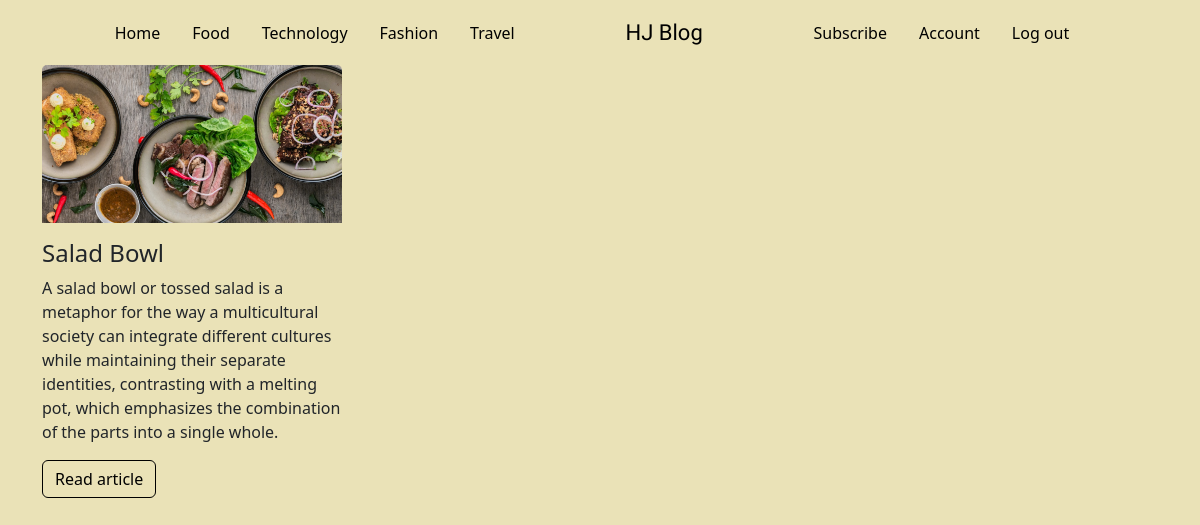
Screenshot of /categories/Food with the database file from the repository.
### app/models.py (models this page shows, shortened)
class Posts(db.Model):
  id=db.Column(db.Integer,primary_key=True)
  title=db.Column(db.String,nullable=False)
  description=db.Column(db.String,nullable=False)
  content=db.Column(db.String,nullable=False)
  blog_image=db.Column(db.String,nullable=False,)
  category= db.Column(db.String,nullable=False)
  date_created = db.Column(db.DateTime, nullable=False, default=datetime.utcnow)
  user_id = db.Column(db.Integer, db.ForeignKey('user.id'), nullable=False)
  comments = db.relationship('Comments',backref = 'posts',passive_deletes = True)

### app/posts/routes.py (the view)
@posts.route('/categories/<category>')
def categories(category):
    posts = Posts.query.filter_by(category=category)
    for post in posts:
        image_file= url_for('static',filename='posts/'+post.blog_image)
        post.blog_image= image_file
    return render_template('categories.html', posts=posts)

### app/templates/categories.html
{% extends 'layout.html' %}
{% block body %}
<div class="container">
  <div class="row">
    {% for post in posts %}
    <div class="col-md-4">
        <div class="card mx card-border" style="width:300px">
          <img class="card-img-top" src="{{post.blog_image}}" alt="Card image" style="width:100%">
          <div class="card-body mx-0 px-0">
            <h4 class="card-title mx-0 px-0">{{post.title}}</h4>
            <p class="card-text">{{post.description}}</p>
            <a href="#" class="btn btn-primary homebtn">Read article</a>
          </div>
        </div>
      </div>
    {% endfor %}
  </div>
{% endblock %}

### app/static/main.css (style rules this page uses)
* { margin: 0; padding: 0; box-sizing: border-box; }
body { background-color:#EAE2B7 ; }
.card { background-color: transparent; }
.homebtn { background-color: transparent; border-color: #000000; color:#000000 }
.card-border { border: none !important; }

### rows the page displays
Posts: blog_image (picture), title "Salad Bowl", description "A salad bowl or tossed salad is a metaphor for the way a multicultural society can integrate different cultures while maintaining their separate identities, contrasting with a melting pot, which emphasizes the combination of the parts into a single whole."
